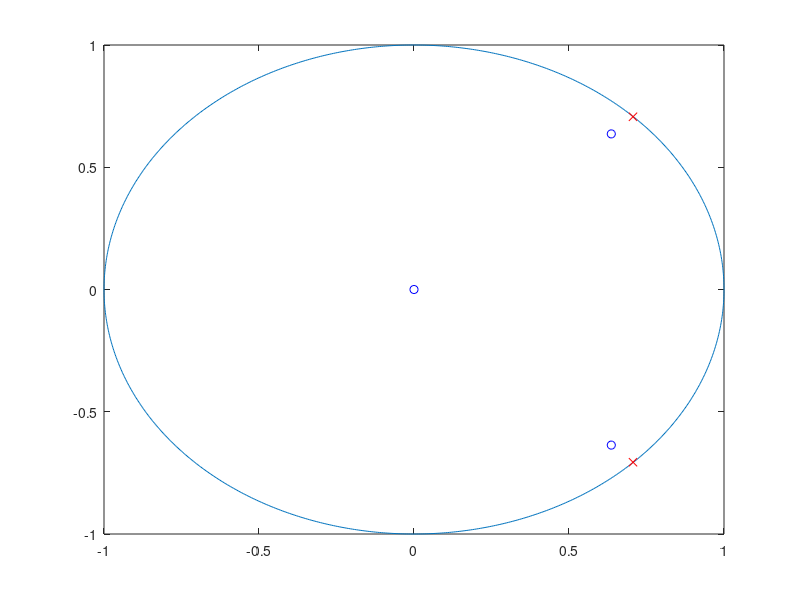
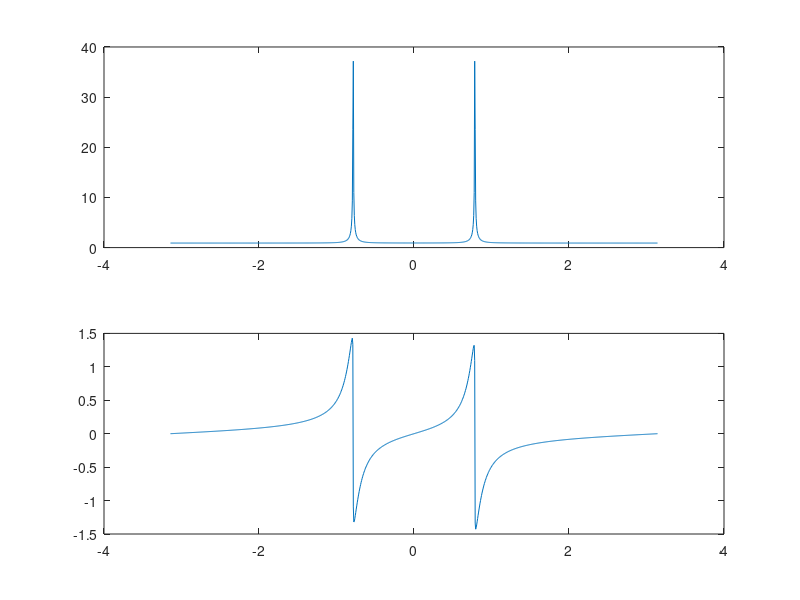
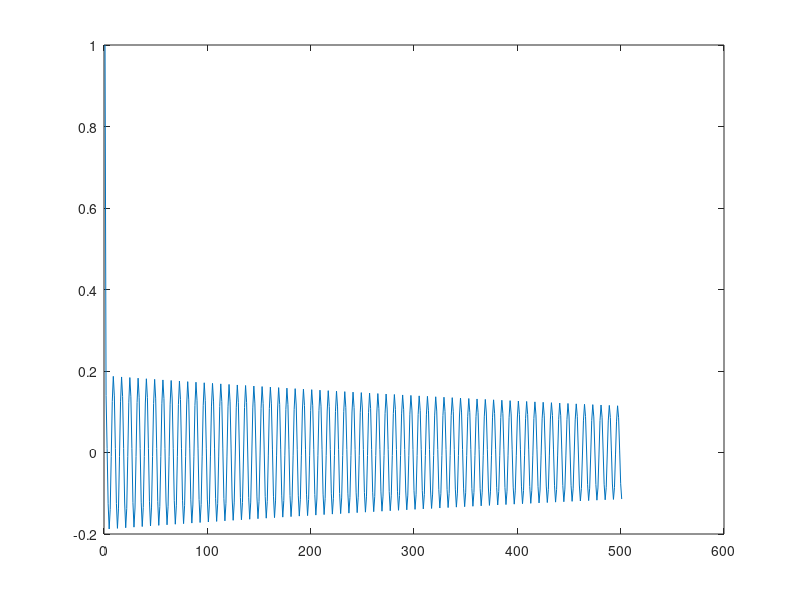

These figures' MATLAB source, in order:
clear all;
close all;
w0=pi/4;
d=0.999*exp(1i*w0); %stabilny
% d=1.001*exp(1i*w0); %niestabilny
d=[d conj(d)];
c=0.9*exp(1i*w0);
c=[c conj(c)];
w=linspace(-pi,pi,1000);
circle=exp(1i*w);

figure
plot(circle)
hold on
plot(d,'rx')
plot(c,'bo')
plot(0,0,'bo')

a=poly(d);
b=poly(c)
% freqz(1,A)
[H,W]=freqz(b,a,w);
figure
subplot(2,1,1)
plot(W,abs(H))
subplot(2,1,2)
plot(W,angle(H))

imp=[1 zeros([1 500])];

h=filter(b,a,imp);

figure
plot(h)

[H,F]=freqz(b,a,[0,w0])

H0=abs(freqz(b,a,[0,w0]))